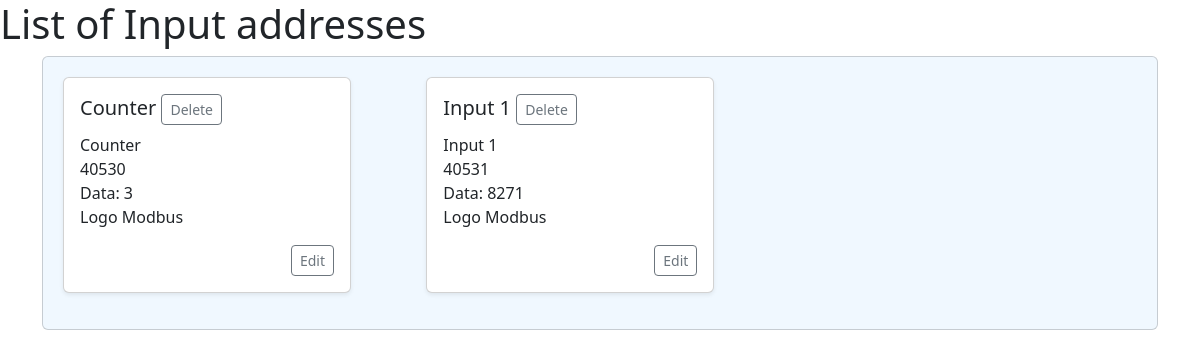
Page /list/inputs/addresses/ on the earlier database version.
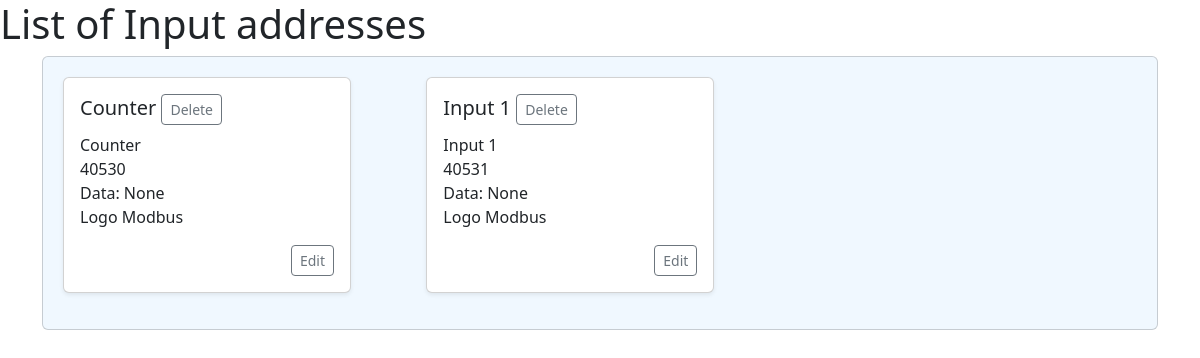
Same page on the later database version.
### iiot/models.py (models this page shows, shortened)
class InputAddresses(models.Model):
    address_id=models.UUIDField(primary_key=True,default=uuid.uuid4)
    variable_name=models.CharField(max_length=24)
    address=models.CharField(max_length=24)
    data=models.CharField(max_length=24,default='')
    device=models.ForeignKey(InputDevices,on_delete=models.CASCADE)

class InputDevices(models.Model):
    device_id=models.UUIDField(primary_key=True,default=uuid.uuid4,unique=True)
    device_name=models.CharField(max_length=24)
    ip_address=models.GenericIPAddressField(max_length=24)
    port=models.IntegerField()
    rack=models.IntegerField(default=1)
    slot=models.IntegerField(default=1)
    device_protocol=models.CharField(max_length=10,choices=plc_protocols,default="S7Tsap")
    def __str__(self):
        return self.device_name

### iiot/views.py (the view)
# urls.py: path("list/inputs/addresses/", views.listInputAddresses,name='ListInputAddress'),
def listInputAddresses(request):
    inputAddresses=InputAddresses.objects.all()
    context={
         'inputAddresses':inputAddresses
     }
    return render(request,"iiot/listInputAddresses.html",context)

### iiot/templates/iiot/listInputAddresses.html
{% extends 'base/base.html' %}
{% load crispy_forms_tags %}
{% block 'body' %}
    <h1>List of Input addresses
    </h1>
    <div class="container">
        <div class="card overflow-auto" style="background-color: #f0f8ff; padding: 20px;">
            <div class="row row-cols-1 row-cols-sm-2 row-cols-md-3 g-3">
            {% for adr in inputAddresses %}
            <div class="col">
                {% include "components/listing_InputAddresses.html" %}
            </div>
            {% endfor %}
        </div>
        </div>
    </div>
{% endblock %}

### iiot/templates/components/listing_InputAddresses.html
<div class="card shadow-sm mb-3" style="max-width: 18rem;">
    <div class="card-body">
        <h5 class="card-title">{{adr.variable_name}}
            <a href="{% url 'RemoveInputAddress'  address_id=adr.address_id %}" type="button" class="btn btn-sm btn-outline-secondary">Delete</a>
        </h5>
        <ul class="list-unstyled mb-3">
            <li>{{adr.variable_name}}</li>
            <li>{{adr.address}}</li>
            <li>Data: {{adr.data}}</li>
            <li>{{adr.device}}</li>
        </ul>
        <div class="d-flex justify-content-end">
            <a href="{% url 'EditAddress' address_id=adr.address_id %}" type="button" class="btn btn-sm btn-outline-secondary">Edit</a>
        </div>
    </div>
</div>

Differences in the rows shown:
changed InputAddresses "Counter": data "3" → "None"
changed InputAddresses "Input 1": data "8271" → "None"
